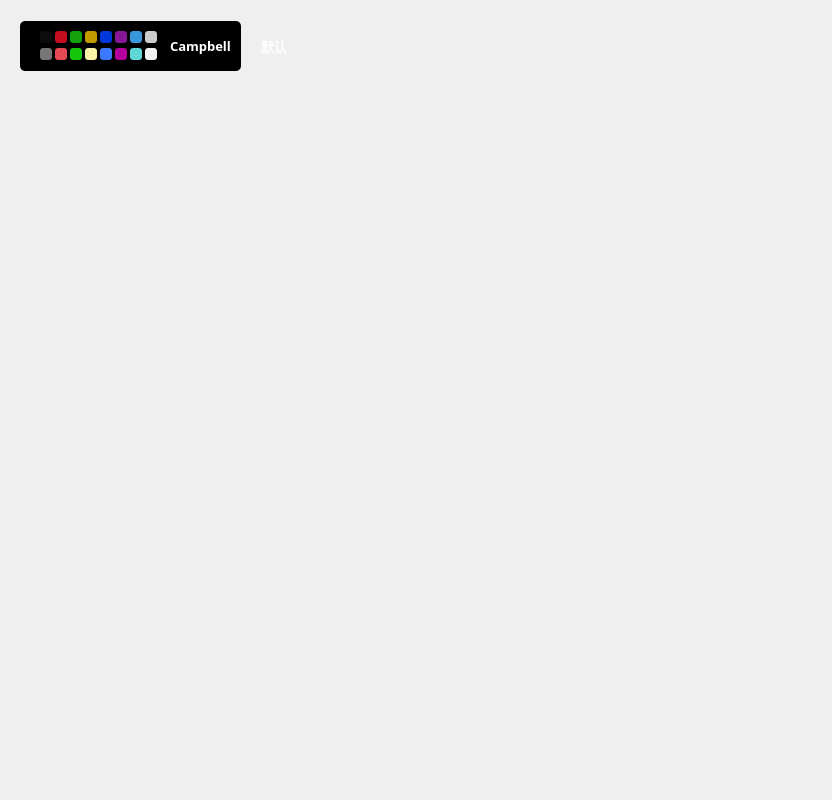
            <widget class="QWidget" name="scrollAreaWidgetContents_2">
             <property name="geometry">
              <rect>
               <x>0</x>
               <y>0</y>
               <width>832</width>
               <height>800</height>
              </rect>
             </property>
             <property name="minimumSize">
              <size>
               <width>0</width>
               <height>800</height>
              </size>
             </property>
             <layout class="QVBoxLayout" name="verticalLayout_19">
              <item>
               <widget class="QWidget" name="verticalWidget_15" native="true">
                <property name="minimumSize">
                 <size>
                  <width>0</width>
                  <height>70</height>
                 </size>
                </property>
                <property name="maximumSize">
                 <size>
                  <width>16777215</width>
                  <height>70</height>
                 </size>
                </property>
                <property name="styleSheet">
                 <string notr="true"/>
                </property>
                <layout class="QHBoxLayout" name="horizontalLayout_25">
                 <property name="spacing">
                  <number>20</number>
                 </property>
                 <property name="leftMargin">
                  <number>9</number>
                 </property>
                 <property name="topMargin">
                  <number>5</number>
                 </property>
                 <property name="bottomMargin">
                  <number>5</number>
                 </property>
                 <item>
                  <widget class="QWidget" name="horizontalWidget_24" native="true">
                   <property name="minimumSize">
                    <size>
                     <width>0</width>
                     <height>0</height>
                    </size>
                   </property>
                   <property name="maximumSize">
                    <size>
                     <width>286</width>
                     <height>50</height>
                    </size>
                   </property>
                   <property name="styleSheet">
                    <string notr="true">background-color: rgb(0, 0, 0);
border-radius:5px;</string>
                   </property>
                   <layout class="QHBoxLayout" name="horizontalLayout_20">
                    <property name="spacing">
                     <number>10</number>
                    </property>
                    <property name="leftMargin">
                     <number>10</number>
                    </property>
                    <property name="topMargin">
                     <number>0</number>
                    </property>
                    <property name="rightMargin">
                     <number>10</number>
                    </property>
                    <property name="bottomMargin">
                     <number>0</number>
                    </property>
                    <item>
                     <widget class="QWidget" name="gridWidget_2" native="true">
                      <property name="minimumSize">
                       <size>
                        <width>130</width>
                        <height>0</height>
                       </size>
                      </property>
                      <property name="maximumSize">
                       <size>
                        <width>16777215</width>
                        <height>40</height>
                       </size>
                      </property>
                      <property name="styleSheet">
                       <string notr="true">QLabel{
	border-radius:3px;
}</string>
                      </property>
                      <layout class="QGridLayout" name="gridLayout_2">
                       <property name="topMargin">
                        <number>2</number>
                       </property>
                       <property name="rightMargin">
                        <number>1</number>
                       </property>
                       <property name="bottomMargin">
                        <number>2</number>
                       </property>
                       <property name="spacing">
                        <number>2</number>
                       </property>
                       <item row="0" column="0">
                        <widget class="QLabel" name="label_color_matching">
                         <property name="minimumSize">
                          <size>
                           <width>12</width>
                           <height>12</height>
                          </size>
                         </property>
                         <property name="maximumSize">
                          <size>
                           <width>12</width>
                           <height>12</height>
                          </size>
                         </property>
                         <property name="styleSheet">
                          <string notr="true">background-color: rgb(12, 12, 12);</string>
                         </property>
                         <property name="text">
                          <string/>
                         </property>
                        </widget>
                       </item>
                       <item row="1" column="0">
                        <widget class="QLabel" name="label_color_matching_2">
                         <property name="minimumSize">
                          <size>
                           <width>12</width>
                           <height>12</height>
                          </size>
                         </property>
                         <property name="maximumSize">
                          <size>
                           <width>12</width>
                           <height>12</height>
                          </size>
                         </property>
                         <property name="styleSheet">
                          <string notr="true">background-color: rgb(118, 118, 118);</string>
                         </property>
                         <property name="text">
                          <string/>
                         </property>
                        </widget>
                       </item>
                       <item row="0" column="1">
                        <widget class="QLabel" name="label_color_matching_3">
                         <property name="minimumSize">
                          <size>
                           <width>12</width>
                           <height>12</height>
                          </size>
                         </property>
                         <property name="maximumSize">
                          <size>
                           <width>12</width>
                           <height>12</height>
                          </size>
                         </property>
                         <property name="styleSheet">
                          <string notr="true">background-color: rgb(197, 15, 31);</string>
                         </property>
                         <property name="text">
                          <string/>
                         </property>
                        </widget>
                       </item>
                       <item row="0" column="2">
                        <widget class="QLabel" name="label_color_matching_5">
                         <property name="minimumSize">
                          <size>
                           <width>12</width>
                           <height>12</height>
                          </size>
                         </property>
                         <property name="maximumSize">
                          <size>
                           <width>12</width>
                           <height>12</height>
                          </size>
                         </property>
                         <property name="styleSheet">
                          <string notr="true">background-color: rgb(19, 161, 14);</string>
                         </property>
                         <property name="text">
                          <string/>
                         </property>
                        </widget>
                       </item>
                       <item row="1" column="1">
                        <widget class="QLabel" name="label_color_matching_4">
                         <property name="minimumSize">
                          <size>
                           <width>12</width>
                           <height>12</height>
                          </size>
                         </property>
                         <property name="maximumSize">
                          <size>
                           <width>12</width>
                           <height>12</height>
                          </size>
                         </property>
                         <property name="styleSheet">
                          <string notr="true">background-color: rgb(231, 72, 86);</string>
                         </property>
                         <property name="text">
                          <string/>
                         </property>
                        </widget>
                       </item>
                       <item row="1" column="2">
                        <widget class="QLabel" name="label_color_matching_6">
                         <property name="minimumSize">
                          <size>
                           <width>12</width>
                           <height>12</height>
                          </size>
                         </property>
                         <property name="maximumSize">
                          <size>
                           <width>12</width>
                           <height>12</height>
                          </size>
                         </property>
                         <property name="styleSheet">
                          <string notr="true">background-color: rgb(22, 198, 12);</string>
                         </property>
                         <property name="text">
                          <string/>
                         </property>
                        </widget>
                       </item>
                       <item row="1" column="3">
                        <widget class="QLabel" name="label_color_matching_8">
                         <property name="minimumSize">
                          <size>
                           <width>12</width>
                           <height>12</height>
                          </size>
                         </property>
                         <property name="maximumSize">
                          <size>
                           <width>12</width>
                           <height>12</height>
                          </size>
                         </property>
                         <property name="styleSheet">
                          <string notr="true">background-color: rgb(249, 241, 165);</string>
                         </property>
                         <property name="text">
                          <string/>
                         </property>
                        </widget>
                       </item>
                       <item row="0" column="3">
                        <widget class="QLabel" name="label_color_matching_7">
                         <property name="minimumSize">
                          <size>
                           <width>12</width>
                           <height>12</height>
                          </size>
                         </property>
                         <property name="maximumSize">
                          <size>
                           <width>12</width>
                           <height>12</height>
                          </size>
                         </property>
                         <property name="styleSheet">
                          <string notr="true">background-color: rgb(193, 156, 0);</string>
                         </property>
                         <property name="text">
                          <string/>
                         </property>
                        </widget>
                       </item>
                       <item row="0" column="4">
                        <widget class="QLabel" name="label_color_matching_9">
                         <property name="minimumSize">
                          <size>
                           <width>12</width>
                           <height>12</height>
                          </size>
                         </property>
                         <property name="maximumSize">
                          <size>
                           <width>12</width>
                           <height>12</height>
                          </size>
                         </property>
                         <property name="styleSheet">
                          <string notr="true">background-color: rgb(0, 55, 218);</string>
                         </property>
                         <property name="text">
                          <string/>
                         </property>
                        </widget>
                       </item>
                       <item row="1" column="4">
                        <widget class="QLabel" name="label_color_matching_10">
                         <property name="minimumSize">
                          <size>
                           <width>12</width>
                           <height>12</height>
                          </size>
                         </property>
                         <property name="maximumSize">
                          <size>
                           <width>12</width>
                           <height>12</height>
                          </size>
                         </property>
                         <property name="styleSheet">
                          <string notr="true">background-color: rgb(59, 120, 255);</string>
                         </property>
                         <property name="text">
                          <string/>
                         </property>
                        </widget>
                       </item>
                       <item row="0" column="5">
                        <widget class="QLabel" name="label_color_matching_11">
                         <property name="minimumSize">
                          <size>
                           <width>12</width>
                           <height>12</height>
                          </size>
                         </property>
                         <property name="maximumSize">
                          <size>
                           <width>12</width>
                           <height>12</height>
                          </size>
                         </property>
                         <property name="styleSheet">
                          <string notr="true">background-color: rgb(136, 23, 152);</string>
                         </property>
                         <property name="text">
                          <string/>
                         </property>
                        </widget>
                       </item>
                       <item row="1" column="6">
                        <widget class="QLabel" name="label_color_matching_14">
                         <property name="minimumSize">
                          <size>
                           <width>12</width>
                           <height>12</height>
                          </size>
                         </property>
                         <property name="maximumSize">
                          <size>
                           <width>12</width>
                           <height>12</height>
                          </size>
                         </property>
                         <property name="styleSheet">
                          <string notr="true">background-color: rgb(97, 214, 214);</string>
                         </property>
                         <property name="text">
                          <string/>
                         </property>
                        </widget>
                       </item>
                       <item row="0" column="6">
                        <widget class="QLabel" name="label_color_matching_13">
                         <property name="minimumSize">
                          <size>
                           <width>12</width>
                           <height>12</height>
                          </size>
                         </property>
                         <property name="maximumSize">
                          <size>
                           <width>12</width>
                           <height>12</height>
                          </size>
                         </property>
                         <property name="styleSheet">
                          <string notr="true">background-color: rgb(58, 150, 221);</string>
                         </property>
                         <property name="text">
                          <string/>
                         </property>
                        </widget>
                       </item>
                       <item row="1" column="5">
                        <widget class="QLabel" name="label_color_matching_12">
                         <property name="minimumSize">
                          <size>
                           <width>12</width>
                           <height>12</height>
                          </size>
                         </property>
                         <property name="maximumSize">
                          <size>
                           <width>12</width>
                           <height>12</height>
                          </size>
                         </property>
                         <property name="styleSheet">
                          <string notr="true">background-color: rgb(180, 0, 158);</string>
                         </property>
                         <property name="text">
                          <string/>
                         </property>
                        </widget>
                       </item>
                       <item row="0" column="7">
                        <widget class="QLabel" name="label_color_matching_15">
                         <property name="minimumSize">
                          <size>
                           <width>12</width>
                           <height>12</height>
                          </size>
                         </property>
                         <property name="maximumSize">
                          <size>
                           <width>12</width>
                           <height>12</height>
                          </size>
                         </property>
                         <property name="styleSheet">
                          <string notr="true">background-color: rgb(204, 204, 204);</string>
                         </property>
                         <property name="text">
                          <string/>
                         </property>
                        </widget>
                       </item>
                       <item row="1" column="7">
                        <widget class="QLabel" name="label_color_matching_16">
                         <property name="minimumSize">
                          <size>
                           <width>12</width>
                           <height>12</height>
                          </size>
                         </property>
                         <property name="maximumSize">
                          <size>
                           <width>12</width>
                           <height>12</height>
                          </size>
                         </property>
                         <property name="styleSheet">
                          <string notr="true">background-color: rgb(242, 242, 242);</string>
                         </property>
                         <property name="text">
                          <string/>
                         </property>
                        </widget>
                       </item>
                      </layout>
                     </widget>
                    </item>
                    <item>
                     <widget class="QLabel" name="label_65">
                      <property name="font">
                       <font>
                        <family>Cascadia Code</family>
                        <pointsize>10</pointsize>
                        <weight>75</weight>
                        <bold>true</bold>
                        <stylestrategy>PreferAntialias</stylestrategy>
                       </font>
                      </property>
                      <property name="styleSheet">
                       <string notr="true">color: rgb(255, 255, 255);</string>
                      </property>
                      <property name="text">
                       <string>Campbell</string>
                      </property>
                     </widget>
                    </item>
                   </layout>
                  </widget>
                 </item>
                 <item>
                  <widget class="QLabel" name="label_66">
                   <property name="font">
                    <font>
                     <family>OPPOSans B</family>
                     <pointsize>10</pointsize>
                     <stylestrategy>PreferAntialias</stylestrategy>
                    </font>
                   </property>
                   <property name="styleSheet">
                    <string notr="true">color: rgb(255, 255, 255);</string>
                   </property>
                   <property name="text">
                    <string>默认</string>
                   </property>
                  </widget>
                 </item>
                 <item>
                  <spacer name="horizontalSpacer_64">
                   <property name="orientation">
                    <enum>Qt::Horizontal</enum>
                   </property>
                   <property name="sizeHint" stdset="0">
                    <size>
                     <width>40</width>
                     <height>20</height>
                    </size>
                   </property>
                  </spacer>
                 </item>
                </layout>
               </widget>
              </item>
              <item>
               <widget class="QWidget" name="verticalWidget_16" native="true">
                <property name="minimumSize">
                 <size>
                  <width>0</width>
                  <height>70</height>
                 </size>
                </property>
                <property name="maximumSize">
                 <size>
                  <width>16777215</width>
                  <height>70</height>
                 </size>
                </property>
                <property name="styleSheet">
                 <string notr="true"/>
                </property>
                <layout class="QHBoxLayout" name="horizontalLayout_26">
                 <property name="spacing">
                  <number>20</number>
                 </property>
                 <property name="leftMargin">
                  <number>9</number>
                 </property>
                 <property name="topMargin">
                  <number>5</number>
                 </property>
                 <property name="bottomMargin">
                  <number>5</number>
                 </property>
                </layout>
               </widget>
              </item>
              <item>
               <widget class="QWidget" name="verticalWidget_17" native="true">
                <property name="minimumSize">
                 <size>
                  <width>0</width>
                  <height>70</height>
                 </size>
                </property>
                <property name="maximumSize">
                 <size>
                  <width>16777215</width>
                  <height>70</height>
                 </size>
                </property>
                <property name="styleSheet">
                 <string notr="true"/>
                </property>
                <layout class="QHBoxLayout" name="horizontalLayout_27">
                 <property name="spacing">
                  <number>20</number>
                 </property>
                 <property name="leftMargin">
                  <number>9</number>
                 </property>
                 <property name="topMargin">
                  <number>5</number>
                 </property>
                 <property name="bottomMargin">
                  <number>5</number>
                 </property>
                </layout>
               </widget>
              </item>
              <item>
               <widget class="QWidget" name="verticalWidget_18" native="true">
                <property name="minimumSize">
                 <size>
                  <width>0</width>
                  <height>70</height>
                 </size>
                </property>
                <property name="maximumSize">
                 <size>
                  <width>16777215</width>
                  <height>70</height>
                 </size>
                </property>
                <property name="styleSheet">
                 <string notr="true"/>
                </property>
                <layout class="QHBoxLayout" name="horizontalLayout_28">
                 <property name="spacing">
                  <number>20</number>
                 </property>
                 <property name="leftMargin">
                  <number>9</number>
                 </property>
                 <property name="topMargin">
                  <number>5</number>
                 </property>
                 <property name="bottomMargin">
                  <number>5</number>
                 </property>
                </layout>
               </widget>
              </item>
              <item>
               <widget class="QWidget" name="verticalWidget_19" native="true">
                <property name="minimumSize">
                 <size>
                  <width>0</width>
                  <height>70</height>
                 </size>
                </property>
                <property name="maximumSize">
                 <size>
                  <width>16777215</width>
                  <height>70</height>
                 </size>
                </property>
                <property name="styleSheet">
                 <string notr="true"/>
                </property>
                <layout class="QHBoxLayout" name="horizontalLayout_29">
                 <property name="spacing">
                  <number>20</number>
                 </property>
                 <property name="leftMargin">
                  <number>9</number>
                 </property>
                 <property name="topMargin">
                  <number>5</number>
                 </property>
                 <property name="bottomMargin">
                  <number>5</number>
                 </property>
                </layout>
               </widget>
              </item>
              <item>
               <widget class="QWidget" name="verticalWidget_20" native="true">
                <property name="minimumSize">
                 <size>
                  <width>0</width>
                  <height>70</height>
                 </size>
                </property>
                <property name="maximumSize">
                 <size>
                  <width>16777215</width>
                  <height>70</height>
                 </size>
                </property>
                <property name="styleSheet">
                 <string notr="true"/>
                </property>
                <layout class="QHBoxLayout" name="horizontalLayout_30">
                 <property name="spacing">
                  <number>20</number>
                 </property>
                 <property name="leftMargin">
                  <number>9</number>
                 </property>
                 <property name="topMargin">
                  <number>5</number>
                 </property>
                 <property name="bottomMargin">
                  <number>5</number>
                 </property>
                </layout>
               </widget>
              </item>
              <item>
               <widget class="QWidget" name="verticalWidget_21" native="true">
                <property name="minimumSize">
                 <size>
                  <width>0</width>
                  <height>70</height>
                 </size>
                </property>
                <property name="maximumSize">
                 <size>
                  <width>16777215</width>
                  <height>70</height>
                 </size>
                </property>
                <property name="styleSheet">
                 <string notr="true"/>
                </property>
                <layout class="QHBoxLayout" name="horizontalLayout_31">
                 <property name="spacing">
                  <number>20</number>
                 </property>
                 <property name="leftMargin">
                  <number>9</number>
                 </property>
                 <property name="topMargin">
                  <number>5</number>
                 </property>
                 <property name="bottomMargin">
                  <number>5</number>
                 </property>
                </layout>
               </widget>
              </item>
              <item>
               <widget class="QWidget" name="verticalWidget_22" native="true">
                <property name="minimumSize">
                 <size>
                  <width>0</width>
                  <height>70</height>
                 </size>
                </property>
                <property name="maximumSize">
                 <size>
                  <width>16777215</width>
                  <height>70</height>
                 </size>
                </property>
                <property name="styleSheet">
                 <string notr="true"/>
                </property>
                <layout class="QHBoxLayout" name="horizontalLayout_32">
                 <property name="spacing">
                  <number>20</number>
                 </property>
                 <property name="leftMargin">
                  <number>9</number>
                 </property>
                 <property name="topMargin">
                  <number>5</number>
                 </property>
                 <property name="bottomMargin">
                  <number>5</number>
                 </property>
                </layout>
               </widget>
              </item>
              <item>
               <widget class="QWidget" name="verticalWidget_23" native="true">
                <property name="minimumSize">
                 <size>
                  <width>0</width>
                  <height>70</height>
                 </size>
                </property>
                <property name="maximumSize">
                 <size>
                  <width>16777215</width>
                  <height>70</height>
                 </size>
                </property>
                <property name="styleSheet">
                 <string notr="true"/>
                </property>
                <layout class="QHBoxLayout" name="horizontalLayout_33">
                 <property name="spacing">
                  <number>20</number>
                 </property>
                 <property name="leftMargin">
                  <number>9</number>
                 </property>
                 <property name="topMargin">
                  <number>5</number>
                 </property>
                 <property name="bottomMargin">
                  <number>5</number>
                 </property>
                </layout>
               </widget>
              </item>
              <item>
               <widget class="QWidget" name="verticalWidget_24" native="true">
                <property name="minimumSize">
                 <size>
                  <width>0</width>
                  <height>70</height>
                 </size>
                </property>
                <property name="maximumSize">
                 <size>
                  <width>16777215</width>
                  <height>70</height>
                 </size>
                </property>
                <property name="styleSheet">
                 <string notr="true"/>
                </property>
                <layout class="QHBoxLayout" name="horizontalLayout_34">
                 <property name="spacing">
                  <number>20</number>
                 </property>
                 <property name="leftMargin">
                  <number>9</number>
                 </property>
                 <property name="topMargin">
                  <number>5</number>
                 </property>
                 <property name="bottomMargin">
                  <number>5</number>
                 </property>
                </layout>
               </widget>
              </item>
              <item>
               <spacer name="verticalSpacer_7">
                <property name="orientation">
                 <enum>Qt::Vertical</enum>
                </property>
                <property name="sizeHint" stdset="0">
                 <size>
                  <width>20</width>
                  <height>40</height>
                 </size>
                </property>
               </spacer>
              </item>
             </layout>
            </widget>
